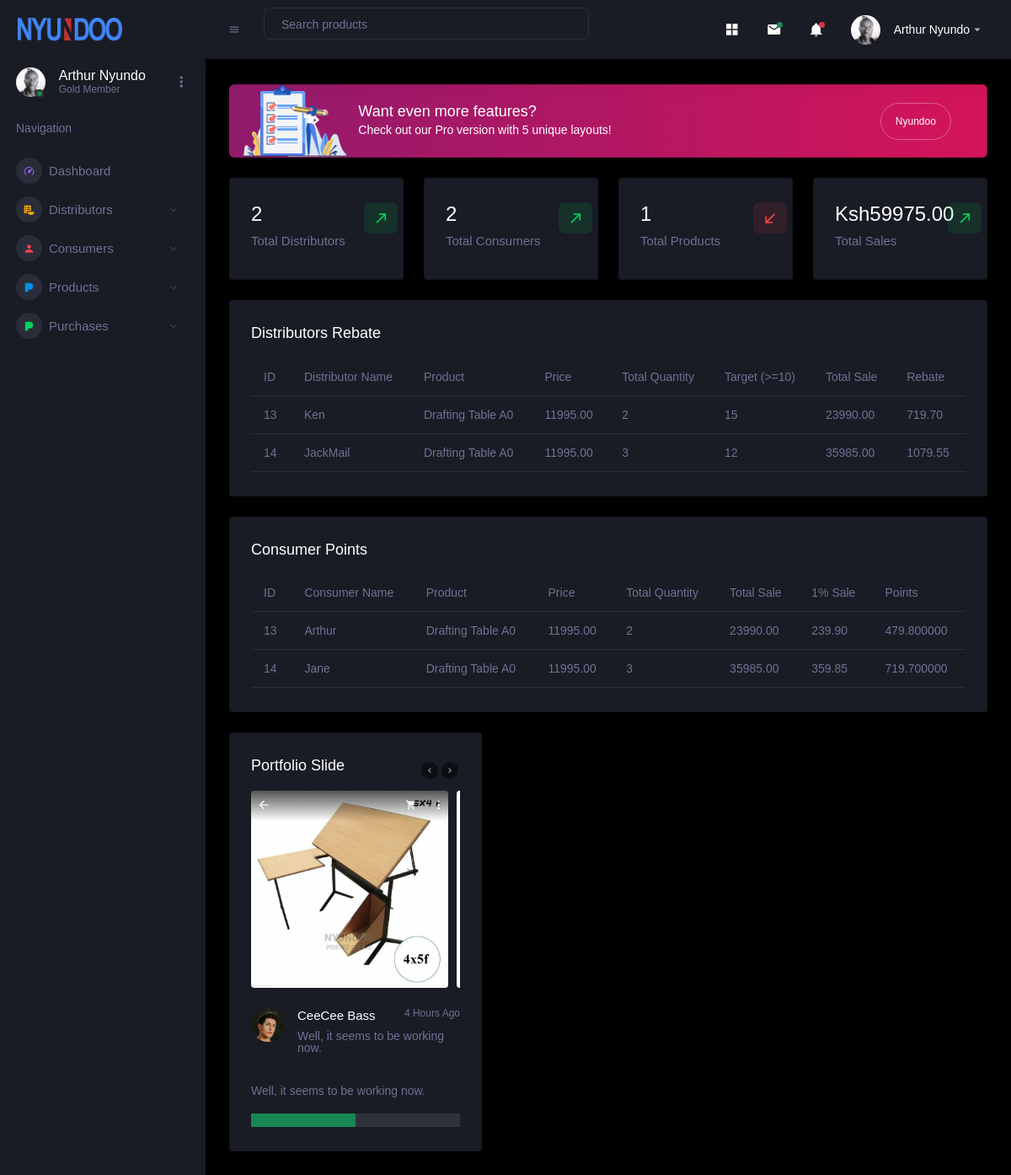
The page / on the database its author committed.
### tables this page shows
CREATE TABLE `purchase` (
  `id` int(11) NOT NULL,
  `product` int(54) NOT NULL,
  `distributor` int(54) NOT NULL,
  `consumer` int(54) NOT NULL,
  `quatity` int(11) NOT NULL,
  `purchased_date` date NOT NULL
);

CREATE TABLE `distributors` (
  `id` int(11) NOT NULL,
  `name` varchar(54) NOT NULL,
  `email` varchar(54) NOT NULL,
  `phone_number` int(15) NOT NULL,
  `target` int(11) NOT NULL
);

CREATE TABLE `product` (
  `id` int(11) NOT NULL,
  `product` varchar(54) NOT NULL,
  `price` float(10,2) NOT NULL,
  `amount` int(11) NOT NULL,
  `item_description` text NOT NULL
);

CREATE TABLE `consumer` (
  `id` int(11) NOT NULL,
  `name` varchar(54) NOT NULL,
  `email` varchar(54) NOT NULL,
  `phone_number` int(15) NOT NULL
);

### index.php (the view, shortened to what this page needs)
<?php
include './template/header.php';
include './template/sidebar.php';
include './template/menu.php';
include "./config.php";
$sql = "SELECT purchase.id,
            distributors.name,
            product.product,
            product.price,
            SUM(purchase.quatity) As total_qty,
            distributors.target,
            SUM(product.price * purchase.quatity) As total_sale,
            SUM(product.price * purchase.quatity * 0.03) As rebate
            FROM purchase
            JOIN product ON product.id = purchase.product
            JOIN distributors ON distributors.id = purchase.distributor
            JOIN consumer ON consumer.id = purchase.consumer
            WHERE distributors.target >= 10
            GROUP BY distributors.id";
$result = $conn->query($sql);
$sql = "SELECT purchase.id,
                consumer.name,
                product.product,
                product.price,
                SUM(purchase.quatity) As total_qty,
                SUM(product.price * purchase.quatity) As total_sale,
                SUM(product.price * purchase.quatity * 0.01) As one_percent_sale,
                SUM((product.price * purchase.quatity * 0.01)/0.5) As points
                FROM purchase
                JOIN product ON product.id = purchase.product
                JOIN distributors ON distributors.id = purchase.distributor
                JOIN consumer ON consumer.id = purchase.consumer
                GROUP BY consumer.id";
$results2 = $conn->query($sql);
$sql = "SELECT COUNT(name) AS total_distributors
FROM distributors";
$results3 = $conn->query($sql);
$sql = "SELECT COUNT(name) AS total_consumers
FROM consumer";
$results4 = $conn->query($sql);
$sql = "SELECT COUNT(product) AS total_products
FROM product";
$results5 = $conn->query($sql);
$sql = "SELECT
SUM(purchase.quatity * product.price) As total_sales
FROM purchase
JOIN product ON product.id = purchase.product";
$results6 = $conn->query($sql);
?>
<div class="content-wrapper">
    <div class="row">
        <div class="col-12 grid-margin stretch-card">
            <div class="card corona-gradient-card">
                <div class="card-body py-0 px-0 px-sm-3">
                    <div class="row align-items-center">
                        <div class="col-4 col-sm-3 col-xl-2">
                            <img src="assets/images/dashboard/Group126@2x.png" class="gradient-corona-img img-fluid"
                                alt="">
                        </div>
                        <div class="col-5 col-sm-7 col-xl-8 p-0">
                            <h4 class="mb-1 mb-sm-0">Want even more features?</h4>
                            <p class="mb-0 font-weight-normal d-none d-sm-block">Check out our Pro version with 5 unique
                                layouts!</p>
                        </div>
                        <div class="col-3 col-sm-2 col-xl-2 ps-0 text-center">
                            <span>
                                <a href="#" target="_blank"
                                    class="btn btn-outline-light btn-rounded get-started-btn">Nyundoo</a>
                            </span>
                        </div>
                    </div>
                </div>
            </div>
        </div>
    </div>
    <div class="row">
        <div class="col-xl-3 col-sm-6 grid-margin stretch-card">
            <div class="card">
                <div class="card-body">
                    <div class="row">
                        <div class="col-9">
                            <div class="d-flex align-items-center align-self-start">
                                <h3 class="mb-0"><?php foreach($results3 as $row) {
    echo $row['total_distributors'];
} ?></h3>
                            </div>
                        </div>
                        <div class="col-3">
                            <div class="icon icon-box-success ">
                                <span class="mdi mdi-arrow-top-right icon-item"></span>
                            </div>
                        </div>
                    </div>
                    <h6 class="text-muted font-weight-normal">Total Distributors</h6>
                </div>
            </div>
        </div>
        <div class="col-xl-3 col-sm-6 grid-margin stretch-card">
            <div class="card">
                <div class="card-body">
                    <div class="row">
                        <div class="col-9">
                            <div class="d-flex align-items-center align-self-start">
                                <h3 class="mb-0"><?php foreach($results4 as $row) {
    echo $row['total_consumers'];
} ?></h3>
                            </div>
                        </div>
                        <div class="col-3">
                            <div class="icon icon-box-success">
                                <span class="mdi mdi-arrow-top-right icon-item"></span>
                            </div>
                        </div>
                    </div>
                    <h6 class="text-muted font-weight-normal">Total Consumers</h6>
                </div>
            </div>
        </div>
        <div class="col-xl-3 col-sm-6 grid-margin stretch-card">
            <div class="card">
                <div class="card-body">
                    <div class="row">
                        <div class="col-9">
                            <div class="d-flex align-items-center align-self-start">
                                <h3 class="mb-0"><?php foreach($results5 as $row) {
    echo $row['total_products'];
} ?></h3>
                            </div>
                        </div>
                        <div class="col-3">
                            <div class="icon icon-box-danger">
                                <span class="mdi mdi-arrow-bottom-left icon-item"></span>
                            </div>
                        </div>
                    </div>
                    <h6 class="text-muted font-weight-normal">Total Products</h6>
                </div>
            </div>
        </div>
        <div class="col-xl-3 col-sm-6 grid-margin stretch-card">
            <div class="card">
                <div class="card-body">
                    <div class="row">
                        <div class="col-9">
                            <div class="d-flex align-items-center align-self-start">
                                <h3 class="mb-0">Ksh<?php foreach($results6 as $row) {
    echo $row['total_sales'];
} ?></h3>
                            </div>
                        </div>
                        <div class="col-3">
                            <div class="icon icon-box-success ">
                                <span class="mdi mdi-arrow-top-right icon-item"></span>
                            </div>
                        </div>
                    </div>
                    <h6 class="text-muted font-weight-normal">Total Sales</h6>
                </div>
            </div>
        </div>
    </div>
    <div class="row ">
        <div class="col-12 grid-margin">
            <div class="card">
                <div class="card-body">
                    <h4 class="card-title">Distributors Rebate</h4>
                    <div class="table-responsive">
                        <table class="table">
                            <thead>
                                <tr>
                                    <th> ID </th>
                                    <th> Distributor Name </th>
                                    <th> Product </th>
                                    <th> Price </th>
                                    <th> Total Quantity </th>
                                    <th> Target (>=10) </th>
                                    <th> Total Sale </th>
                                    <th> Rebate </th>
                                </tr>
                            </thead>
                            <tbody>
                                <?php
if ($result->num_rows > 0) {
    while ($row = $result->fetch_assoc()) {
?>
                                <tr>
                                    <td>
                                        <?php echo $row['id']; ?>
                                    </td>
                                    <td>
                                        <?php echo $row['name']; ?>
                                    </td>
                                    <td>
                                        <?php echo $row['product']; ?>
                                    </td>
                                    <td>
                                        <?php echo $row['price']; ?>
                                    </td>
                                    <td>
                                        <?php echo $row['total_qty']; ?>
                                    </td>
                                    <td>
                                        <?php echo $row['target']; ?>
                                    </td>
                                    <td>
                                        <?php echo $row['total_sale']; ?>
                                    </td>
                                    <td>
                                        <?php echo $row['rebate']; ?>
                                    </td>
                                </tr>
                                <?php       }
}
?>
                            </tbody>
                        </table>
                    </div>
                </div>
            </div>
        </div>
    </div>
    <div class="row ">
        <div class="col-12 grid-margin">
            <div class="card">
                <div class="card-body">
                    <h4 class="card-title">Consumer Points</h4>
                    <div class="table-responsive">
                        <table class="table">
                            <thead>
                                <tr>
                                    <th> ID </th>
                                    <th> Consumer Name </th>
                                    <th> Product </th>
                                    <th> Price </th>
                                    <th> Total Quantity </th>
                                    <th> Total Sale </th>
                                    <th> 1% Sale </th>
                                    <th> Points </th>
                                </tr>
                            </thead>
                            <tbody>
                                <?php
if ($results2->num_rows > 0) {
    while ($row = $results2->fetch_assoc()) {
?>
                                <tr>
                                    <td>
                                        <?php echo $row['id']; ?>
                                    </td>
                                    <td>
                                        <?php echo $row['name']; ?>
                                    </td>
                                    <td>
                                        <?php echo $row['product']; ?>
                                    </td>
                                    <td>
                                        <?php echo $row['price']; ?>
                                    </td>
                                    <td>
                                        <?php echo $row['total_qty']; ?>
                                    </td>
                                    <td>
                                        <?php echo $row['total_sale']; ?>
                                    </td>
                                    <td>
                                        <?php echo $row['one_percent_sale']; ?>
                                    </td>
                                    <td>
                                        <?php echo $row['points']; ?>
                                    </td>
                                </tr>
                                <?php       }
}
?>
                            </tbody>
                        </table>
                    </div>
                </div>
            </div>
        </div>
    </div>
    <div class="col-md-6 col-xl-4 grid-margin stretch-card">
        <div class="card">
            <div class="card-body">
                <h4 class="card-title">Portfolio Slide</h4>
                <div class="owl-carousel owl-theme full-width owl-carousel-dash portfolio-carousel"
                    id="owl-carousel-basic">
                    <div class="item">
                        <img src="assets/images/dashboard/Rectangle.jpg" alt="">
                    </div>
                    <div class="item">
                        <img src="assets/images/dashboard/Img_5.jpg" alt="">
                    </div>
                </div>
                <div class="d-flex py-4">
                    <div class="preview-list w-100">
                        <div class="preview-item p-0">
                            <div class="preview-thumbnail">
                                <img src="assets/images/faces/face12.jpg" class="rounded-circle" alt="">
                            </div>
                            <div class="preview-item-content d-flex flex-grow">
                                <div class="flex-grow">
                                    <div class="d-flex d-md-block d-xl-flex justify-content-between">
                                        <h6 class="preview-subject">CeeCee Bass</h6>
                                        <p class="text-muted text-small">4 Hours Ago</p>
                                    </div>
                                    <p class="text-muted">Well, it seems to be working now.</p>
                                </div>
                            </div>
                        </div>
                    </div>
                </div>
                <p class="text-muted">Well, it seems to be working now. </p>
                <div class="progress progress-md portfolio-progress">
                    <div class="progress-bar bg-success" role="progressbar" style="width: 50%" aria-valuenow="25"
                        aria-valuemin="0" aria-valuemax="100"></div>
                </div>
            </div>
        </div>
    </div>
</div>
</div>
<?php
        include './template/footer.php';
        ?>

### rows shown on the page
purchase: id "13", distributor.name "Ken", product.product "Drafting Table A0", product.price "11995.00", total_qty "2", distributor.target "15", total_sale "23990.00", rebate "719.70", consumer.name "Arthur", one_percent_sale "239.90", points "479.800000"
purchase: id "14", distributor.name "JackMail", product.product "Drafting Table A0", product.price "11995.00", total_qty "3", distributor.target "12", total_sale "35985.00", rebate "1079.55", consumer.name "Jane", one_percent_sale "359.85", points "719.700000"

### other values the page prints
$row['total_distributors'] "2"
$row['total_consumers'] "2"
$row['total_products'] "1"
$row['total_sales'] "59975.00"
